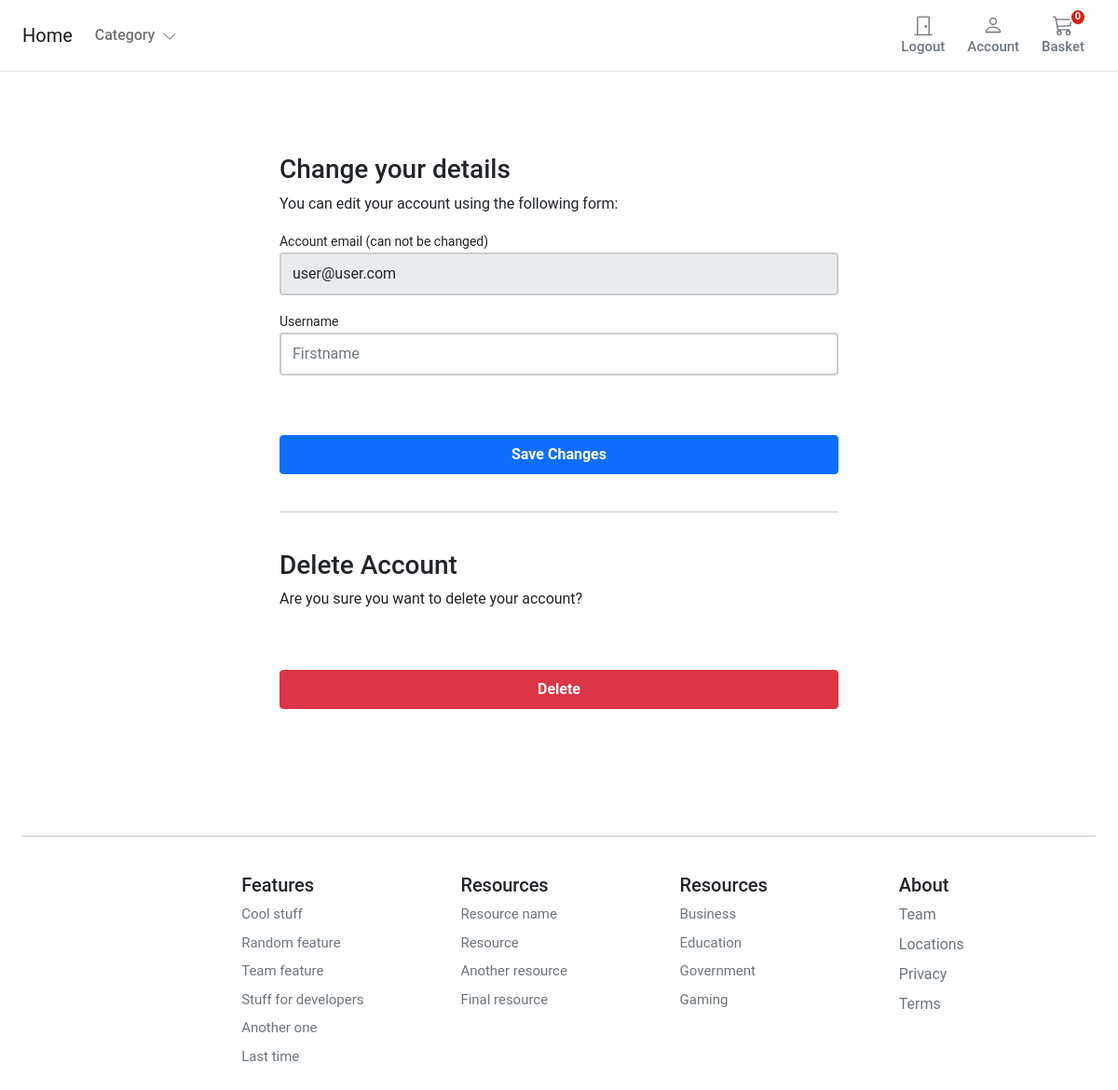
The page /account/profile/edit/ (signed in) on the database as committed earlier.
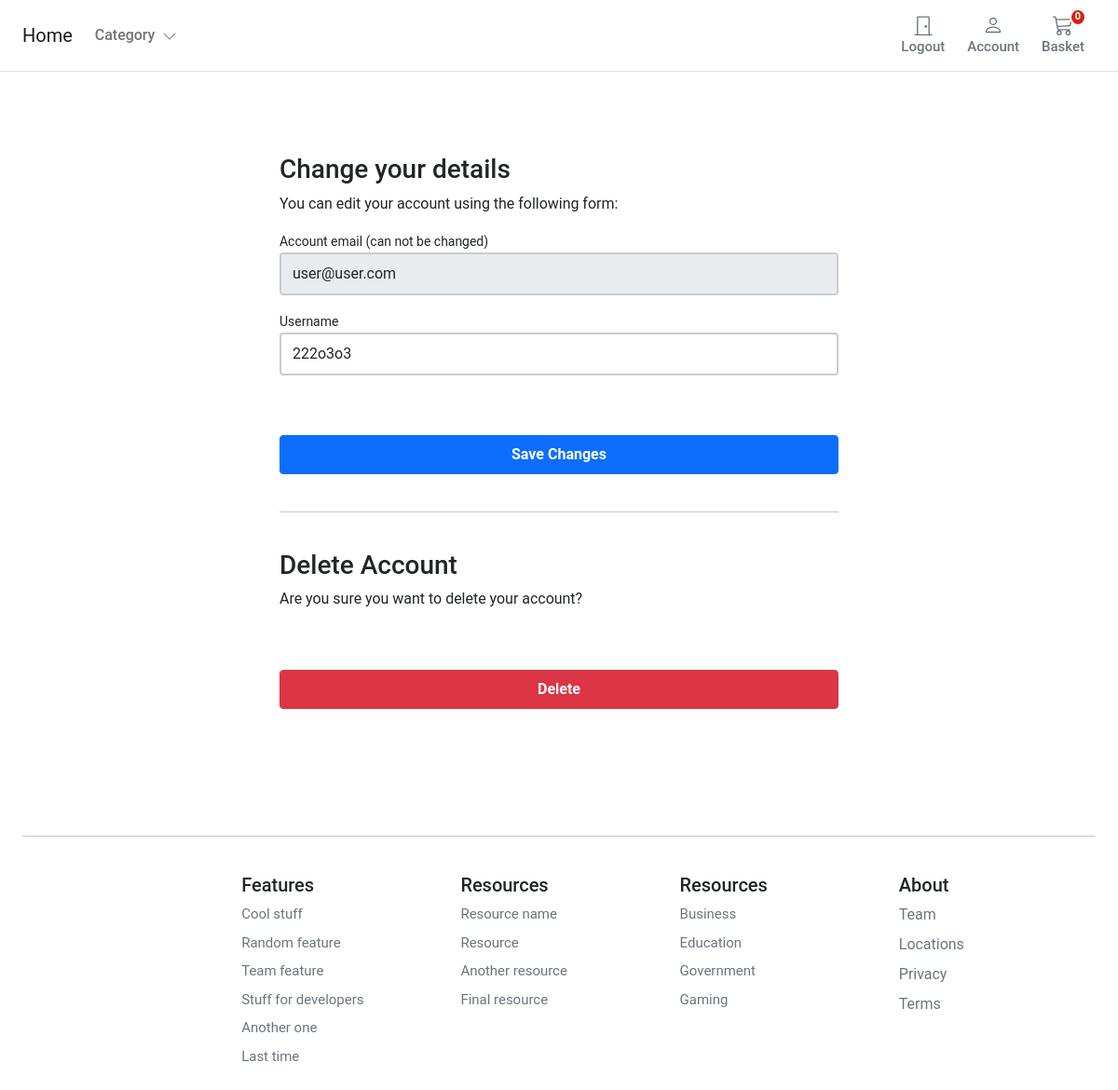
The same page on the database as committed later.
### account/models.py (models this page shows, shortened)
class BaseUser(AbstractBaseUser, PermissionsMixin):
    USERNAME_FIELD = 'email'
    REQUIRED_FIELDS = ['user_name']
    email = models.EmailField(gl('email address'), unique=True)
    user_name = models.CharField(max_length=150, unique=True)
    first_name = models.CharField(max_length=150, blank=True)
    about = models.TextField(gl('about'), max_length=500, blank=True)
    country = CountryField()
    phone_number = models.TextField(max_length=15, blank=True)
    postcode = models.CharField(max_length=150, blank=True)
    address_line1 = models.CharField(max_length=150, blank=True)
    address_line2 = models.CharField(max_length=150, blank=True)
    city = models.CharField(max_length=150, blank=True)
    is_active = models.BooleanField(default=False)
    is_staff = models.BooleanField(default=False)
    created = models.DateTimeField(auto_now_add=True)
    updated = models.DateTimeField(auto_now=True)
    objects = CustomAccountManager()
    class Meta:
        verbose_name = 'Accounts'
        verbose_name_plural = 'Accounts'

### account/views.py (the view)
# urls.py: path('profile/edit/', views.edit_details, name='edit_details'),
@login_required
def edit_details(request):
    if request.method == 'POST':
        user_form = UserEditForm(instance=request.user, data=request.POST)
        if user_form.is_valid():
            user_form.save()
    else:
        user_form = UserEditForm(instance=request.user)
    return render(request,
                  'account/user/edit_details.html', {'user_form': user_form})

### account/forms.py
class UserEditForm(forms.ModelForm):
    email = forms.EmailField(
        label='Account email (can not be changed)', max_length=200, widget=forms.TextInput(
            attrs={'class': 'form-control mb-3',
                   'placeholder': 'email',
                   'id': 'form-email',
                   'readonly': 'readonly'}))
    first_name = forms.CharField(
        label='Username', min_length=4, max_length=50, widget=forms.TextInput(
            attrs={'class': 'form-control mb-3',
                   'placeholder': 'Firstname',
                   'id': 'form-lastname'}))
    class Meta:
        model = BaseUser
        fields = ('email', 'first_name',)
    def __init__(self, *args, **kwargs):
        super().__init__(*args, **kwargs)
        self.fields['first_name'].required = True
        self.fields['email'].required = True

### basket/basket.py (called while the page is built)
    def __len__(self):
        return sum(item['qty'] for item in self.basket.values())

### basket/context_processors.py (called while the page is built)
def basket(request):
    return {'basket':Basket(request)}

### store/context_processors.py (called while the page is built)
def categories(request):
    return {
        'categories': Category.objects.all()
    }

### store/models.py (called while the page is built)
    def get_absolute_url(self):
        return reverse('store:category_list', args=[self.slug])

### templates/account/user/edit_details.html (shortened to what this page needs)
{% extends "../../store/base.html" %}
{% block content %}
<div class="container-fluid">
    <div class="row no-gutter">
        <div class="col-md-12">
            <div class="login d-flex align-items-center py-5">
                <div class="container">
                    <div class="row">
                        <div class="col-12 col-lg-7  mx-auto">
                <form class="account-form px-4 pt-4" method="post" enctype="multipart/form-data">
                    {% if user_form.is_valid and profile_form.is_valid  %}
                    <div class="alert alert-primary" role="alert">
                        Details successfully updated!
                    </div>
                    <p class="small text-center pt-0">
                        <a href="{% url "account:dashboard" %}">Back to Dashboard</a>
                    </p>
                    {%else%}
                    <h3>Change your details</h3>
                    <p>You can edit your account using the following form:</p>
                    {% endif %}
                    <label class="small font-weight-bold">{{ user_form.email.label}}</label>
                    {{ user_form.email }}
                    <label class="small font-weight-bold">{{ user_form.first_name.label}}</label>
                    {{ user_form.first_name }}
                    <button class="btn btn-primary btn-block py-2 mb-4 mt-5 fw-bold w-100" type="submit"
                        value="Save changes">Save Changes</button>
                    <hr class="mb-3">
                </form>
                     <form class="account-form px-4" action="{% url "account:delete_user" %}" method="post">
                        <p class=" h3 pt-4 font-weight-bold">Delete Account</p>
                        <p>Are you sure you want to delete your account?</p>
                        <button type="submit" role="button"
                            class="btn btn-danger btn-block py-2 mb-4 mt-5 fw-bold w-100">Delete</button>
                    </form>
                        </div>
                    </div>
                </div>
            </div>
        </div>
    </div>
</div>
{% endblock %}

Rows that differ between the two databases and show on the page:
changed BaseUser "user@user.com": first_name (not shown) → "222o3o3"
